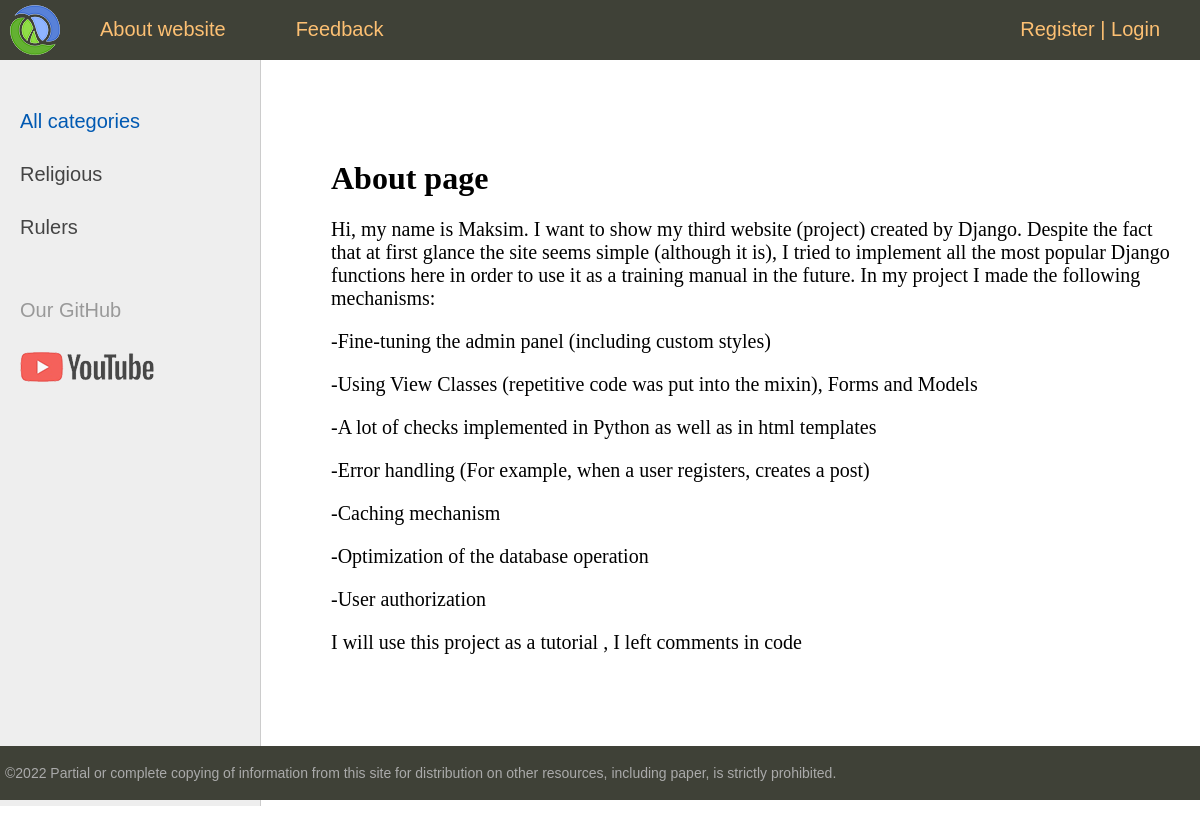
The page /about/ on the database its author committed.
### women/models.py (models this page shows, shortened)
class Category(models.Model):
    name = models.CharField(max_length=100, db_index=True, verbose_name='Category')
    slug = models.SlugField(max_length=255, unique=True, db_index=True, verbose_name='URL')
    def get_absolute_url(self):
        return reverse('category', kwargs={'cat_slug': self.slug})
    class Meta:
        verbose_name = 'Category'
        verbose_name_plural = "Categories"
        ordering = ['id']

class AboutModel(models.Model):
    content = models.TextField()
    class Meta:
        verbose_name = verbose_name_plural = 'About me'

### women/views.py (the view)
# urls.py: path('about/', AboutPage.as_view(), name='about'),
class AboutPage(DataMixin, ListView):
    model = AboutModel
    template_name = 'women/about.html'
    context_object_name = 'about'
    def get_context_data(self, *, object_list=None, **kwargs):
        context = super(AboutPage, self).get_context_data(**kwargs)
        c_def = self.get_user_context(title='About page')
        return context | c_def

### women/utils.py (called while the page is built)
    def get_user_context(self, **kwargs):
        context = kwargs
        cats = cache.get('cats')
        if not cats:
            cats = Category.objects.annotate(Count('women'))  # we did it because we have to get count of women's objects
            cache.set('cats', cats, 60)
        context['cats'] = cats
        user_menu = menu.copy()
        if not self.request.user.is_authenticated:
            user_menu.pop(1)
        context['menu'] = user_menu
        if 'cat_selected' not in context:
            context['cat_selected'] = 0
        return context

### women/templates/women/about.html
{% extends 'women/base.html' %}
{% block content %}
    <h1>{{ title }}</h1>
    {% for p in about %}
        <p>{{ p.content|linebreaks }}</p>
    {% endfor %}
{% endblock %}

### women/templates/women/base.html (shortened to what this page needs)
{% load static %}
{% load women_tags %}
<!DOCTYPE html>
<html>
<head>
    <link type="text/css" href="{% static 'women/css/styles.css' %}" rel="stylesheet"/>
</head>
<body>
<table class="table-page" border=0 cellpadding="0" cellspacing="0">
    <tr>
        <td valign=top>
            {% block mainmenu %}
                <div class="header">
                    <ul id="mainmenu" class="mainmenu">
                        <li class="logo"><a href="{% url 'home' %}">
                            <div class="logo"></div>
                        </a>
                            {% for m in menu %}
                                <li><a href="{% url m.url_name %}">{{ m.title }}</a></li>
                            {% endfor %}
                        <li class="last">
                            {% if request.user.is_authenticated %}
                                <li class="last">Hi, {{ user.username|title }} | <a href="{% url 'logout' %}">Logout</a>
                                </li>
                            {% else %}
                                <a href="{% url 'register' %}">Register</a> | <a href="{% url 'login' %}">Login</a>
                            {% endif %}
                        </li>
                    </ul>
                </div>
            {% endblock mainmenu %}
            <table class="table-content" border=0 cellpadding="0" cellspacing="0">
                <tr>
                    <td valign="top" class="left-chapters">
                        <ul id="leftchapters">
                            {% if cat_selected == 0 %}
                                <li class="selected">All categories</li>
                            {% else %}
                                <li><a href="{% url 'home' %}">All categories</a></li>
                            {% endif %}
                            {% for c in cats %}
                                {% if c.women__count > 0 %}
                                    {% if c.slug == cat_selected %}
                                        <li class="selected">{{ c.name }}</li>
                                    {% else %}
                                        <li><a href="{{ c.get_absolute_url }}">{{ c.name }}</a></li>
                                    {% endif %}
                                {% endif %}
                            {% endfor %}
                            <li class="share">
                                <p>Our GitHub</p>
                                <a class="share-yt" href="https://github.com/brestok-1" target="_blank"
                                   rel="nofollow"></a>
                            </li>
                        </ul>
                    </td>
                    <td valign="top" class="content">
                        <div class="content-text">
                            {% block content %}
                            {% endblock %}
                        </div>
                    </td>
                </tr>
            </table>
        </td>
    </tr>
    <tr>
        <td valign=top>
            <div id="footer">
                <p>&copy;2022 Partial or complete copying of information from this site for distribution on other
                    resources, including paper, is strictly prohibited.</p>
            </div>
        </td>
    </tr>
</table>
</body>
</html>

### women/static/women/css/styles.css (style rules this page uses)
html, body { font-family: 'Arial'; margin: 0; padding: 0; height: 100%; width: 100%; color: #444; }
a { color: #0059b2; text-decoration: none; }
.table-page { width: 100%; height: 100%; vertical-align: top; }
.table-page tr { height: 100%; }
.header { background: #3F4137; height: 60px; }
.logo { background: url('../images/logo.png') no-repeat 10px 5px; width: 70px; height: 60px; }
ul.mainmenu { list-style: none; margin: 0; padding: 0; height: 60px; color: #fdc073; font-size: 20px; overflow: hidden; }
ul.mainmenu li { float: left; margin: 18px 40px 0 30px; }
ul.mainmenu li.logo { margin: 0; }
ul.mainmenu li.last { float: right; }
ul.mainmenu li a { color: #fdc073; text-decoration: none; }
.table-content { width: 100%; min-height: 100%; height: 100%; }
.left-chapters { margin: 0; background: #eee; border-right: 1px solid #ccc; min-height: 100%; }
.left-chapters ul { width: 230px; min-height: 100%; margin: 0; padding: 20px 10px 10px 20px; list-style: none; font-size: 20px; }
.left-chapters ul li { margin: 30px 0 0 0; color: #999; }
.left-chapters ul li.selected { color: #0059b2; }
.left-chapters ul li a { color: #444; text-decoration: none; }
.left-chapters ul li.share { margin: 60px 0 0 0; }
.left-chapters ul li.share p { margin: 30px 0 30px 0; }
.left-chapters ul li.share a { display: inline-block; width: 40px; height: 40px; margin: 0 20px 0 0; }
.left-chapters ul li.share a.share-yt { width: 100%; height: 30px; background: url('../images/share_yt.png') no-repeat 0 0 }
.content { padding: 40px 20px 20px 40px; width: 100%; box-sizing: border-box; }
.content-text { margin: 60px 0 0 30px; color: #000; font-size: 20px; font-family: Yandex Sans Display Light; }
.content-text h1 { font-size: 32px; }
#footer { box-sizing: border-box; background: #3F4137; padding: 5px; color: #aaa; font-size: 14px; font-family: Verdana, Geneva, Arial, Helvetica; text-align: left; overflow: hidden; }

### rows shown on the page
Category: name "Religious"
Category: name "Rulers"
AboutModel: content "Hi, my name is Maksim. I want to show my third website (project) created by Django. Despite the fact that at first glance the site seems simple (although it is), I tried to implement all the most popular Django functions here in order to use it as a training manual in the future. In my project I made the following mechanisms: -Fine-tuning the admin panel (including custom styles) -Using View Classes (repetitive code was put into the mixin), Forms and Models -A lot of checks implemented in Python as well as in html templates -Error handling (For example, when a user registers, creates a post) -Caching mechanism -Optimization of the database operation -User authorization I will use this…"

### other values the page prints
{{ m.title }} "About website" "Feedback"
{{ title }} "About page"
